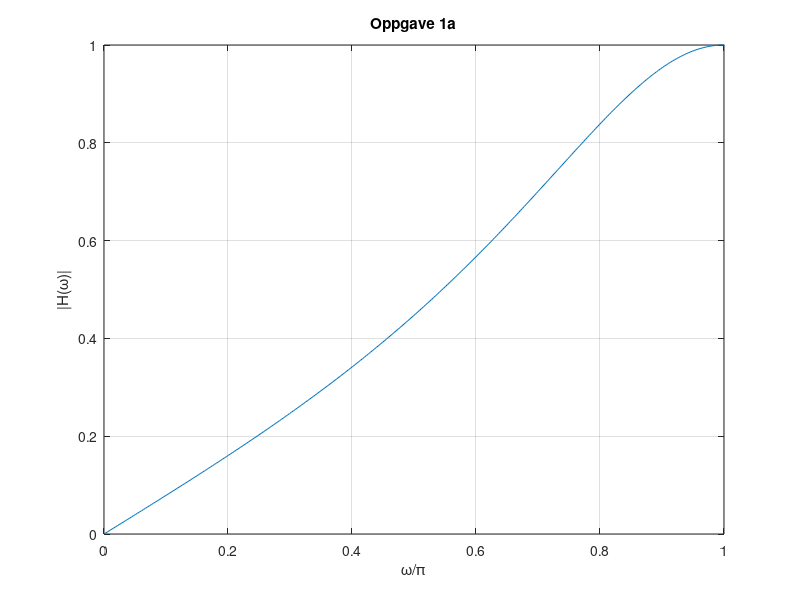

This chart was generated by the following MATLAB code:
f = [0:0.01:5000];
a = ((1/3)*(2*abs(sin(f/2))))./(sqrt(1+2*(1/3)*cos(f)+(1/3)^2));
plot((f/pi),a);
title('Oppgave 1a');
ylabel('|H(\omega)|');
xlabel('\omega/\pi');
axis([0 1 0 1]);
grid on;